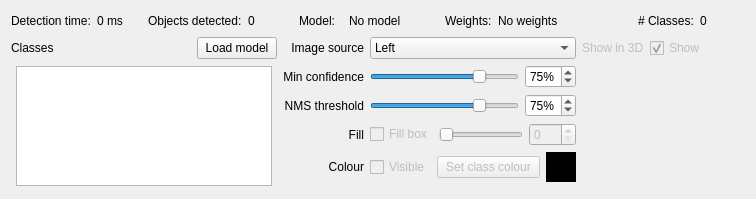
          <widget class="QWidget" name="detectionTab">
           <attribute name="title">
            <string>Detect Objects</string>
           </attribute>
           <layout class="QVBoxLayout" name="verticalLayout_7" stretch="0,1,0">
            <item>
             <layout class="QGridLayout" name="detectionGridLayout">
              <item row="0" column="0">
               <widget class="QLabel" name="lblDetectionTime">
                <property name="sizePolicy">
                 <sizepolicy hsizetype="Preferred" vsizetype="Fixed">
                  <horstretch>0</horstretch>
                  <verstretch>0</verstretch>
                 </sizepolicy>
                </property>
                <property name="minimumSize">
                 <size>
                  <width>0</width>
                  <height>20</height>
                 </size>
                </property>
                <property name="maximumSize">
                 <size>
                  <width>16777215</width>
                  <height>20</height>
                 </size>
                </property>
                <property name="text">
                 <string>Detection time:</string>
                </property>
               </widget>
              </item>
              <item row="0" column="8" colspan="3">
               <widget class="QLabel" name="activeWeightsLoadedLabel">
                <property name="text">
                 <string>No weights</string>
                </property>
               </widget>
              </item>
              <item row="0" column="12">
               <widget class="QLabel" name="numberClassesLabel">
                <property name="text">
                 <string>0</string>
                </property>
               </widget>
              </item>
              <item row="0" column="1">
               <widget class="QLabel" name="latencyLabel">
                <property name="text">
                 <string>0 ms</string>
                </property>
               </widget>
              </item>
              <item row="0" column="11">
               <widget class="QLabel" name="lblNumClasses">
                <property name="text">
                 <string># Classes:</string>
                </property>
               </widget>
              </item>
              <item row="0" column="3">
               <widget class="QLabel" name="numberObjectsLabel">
                <property name="text">
                 <string>0</string>
                </property>
               </widget>
              </item>
              <item row="0" column="7">
               <widget class="QLabel" name="lblWeights">
                <property name="text">
                 <string>Weights:</string>
                </property>
               </widget>
              </item>
              <item row="0" column="4">
               <widget class="QLabel" name="lblModel">
                <property name="text">
                 <string>Model:</string>
                </property>
               </widget>
              </item>
              <item row="0" column="5" colspan="2">
               <widget class="QLabel" name="activeModelLabel">
                <property name="text">
                 <string>No model</string>
                </property>
               </widget>
              </item>
              <item row="0" column="2">
               <widget class="QLabel" name="lblObjectsDetected">
                <property name="text">
                 <string>Objects detected:</string>
                </property>
               </widget>
              </item>
             </layout>
            </item>
            <item>
             <layout class="QGridLayout" name="gridLayoutDetection"/>
            </item>
            <item>
             <layout class="QGridLayout" name="gridLayout_10" columnstretch="0,0,0,0,0,0,1">
              <property name="topMargin">
               <number>0</number>
              </property>
              <item row="2" column="1">
               <widget class="QLabel" name="lblNMSThresh">
                <property name="text">
                 <string>NMS threshold</string>
                </property>
                <property name="alignment">
                 <set>Qt::AlignRight|Qt::AlignTrailing|Qt::AlignVCenter</set>
                </property>
               </widget>
              </item>
              <item row="0" column="3">
               <widget class="QComboBox" name="imageSourceComboBox">
                <item>
                 <property name="text">
                  <string>Left</string>
                 </property>
                </item>
                <item>
                 <property name="text">
                  <string>Right</string>
                 </property>
                </item>
               </widget>
              </item>
              <item row="1" column="1">
               <widget class="QLabel" name="lblMinConf">
                <property name="text">
                 <string>Min confidence</string>
                </property>
                <property name="alignment">
                 <set>Qt::AlignRight|Qt::AlignTrailing|Qt::AlignVCenter</set>
                </property>
               </widget>
              </item>
              <item row="3" column="1">
               <widget class="QLabel" name="lblFill">
                <property name="text">
                 <string>Fill</string>
                </property>
                <property name="alignment">
                 <set>Qt::AlignRight|Qt::AlignTrailing|Qt::AlignVCenter</set>
                </property>
               </widget>
              </item>
              <item row="3" column="3">
               <layout class="QHBoxLayout" name="horizontalLayout_11">
                <item>
                 <widget class="QCheckBox" name="setClassFilledButton">
                  <property name="enabled">
                   <bool>false</bool>
                  </property>
                  <property name="text">
                   <string>Fill box</string>
                  </property>
                 </widget>
                </item>
                <item>
                 <widget class="QSlider" name="bboxAlphaSlider">
                  <property name="enabled">
                   <bool>false</bool>
                  </property>
                  <property name="maximum">
                   <number>255</number>
                  </property>
                  <property name="orientation">
                   <enum>Qt::Horizontal</enum>
                  </property>
                 </widget>
                </item>
                <item>
                 <widget class="QSpinBox" name="bboxAlphaSpinbox">
                  <property name="enabled">
                   <bool>false</bool>
                  </property>
                  <property name="maximum">
                   <number>255</number>
                  </property>
                 </widget>
                </item>
               </layout>
              </item>
              <item row="0" column="5">
               <widget class="QCheckBox" name="checkBoxShowIn3D">
                <property name="enabled">
                 <bool>false</bool>
                </property>
                <property name="text">
                 <string>Show</string>
                </property>
                <property name="checked">
                 <bool>true</bool>
                </property>
               </widget>
              </item>
              <item row="0" column="0">
               <layout class="QHBoxLayout" name="horizontalLayout_7" stretch="1,0">
                <item>
                 <widget class="QLabel" name="lblClasses">
                  <property name="text">
                   <string>Classes</string>
                  </property>
                 </widget>
                </item>
                <item>
                 <widget class="QPushButton" name="detectionSetupButton">
                  <property name="text">
                   <string>Load model</string>
                  </property>
                 </widget>
                </item>
               </layout>
              </item>
              <item row="0" column="1">
               <widget class="QLabel" name="lblImageSource">
                <property name="text">
                 <string>Image source</string>
                </property>
                <property name="alignment">
                 <set>Qt::AlignRight|Qt::AlignTrailing|Qt::AlignVCenter</set>
                </property>
               </widget>
              </item>
              <item row="2" column="3">
               <layout class="QHBoxLayout" name="horizontalLayout_5">
                <item>
                 <widget class="QSlider" name="nmsThresholdSlider">
                  <property name="value">
                   <number>75</number>
                  </property>
                  <property name="orientation">
                   <enum>Qt::Horizontal</enum>
                  </property>
                 </widget>
                </item>
                <item>
                 <widget class="QSpinBox" name="nmsThresholdSpinbox">
                  <property name="suffix">
                   <string>%</string>
                  </property>
                  <property name="value">
                   <number>75</number>
                  </property>
                 </widget>
                </item>
               </layout>
              </item>
              <item row="4" column="3">
               <layout class="QHBoxLayout" name="horizontalLayout_2">
                <item>
                 <widget class="QCheckBox" name="setClassVisibleButton">
                  <property name="enabled">
                   <bool>false</bool>
                  </property>
                  <property name="text">
                   <string>Visible</string>
                  </property>
                 </widget>
                </item>
                <item>
                 <widget class="QPushButton" name="setClassColourButton">
                  <property name="enabled">
                   <bool>false</bool>
                  </property>
                  <property name="sizePolicy">
                   <sizepolicy hsizetype="Expanding" vsizetype="Fixed">
                    <horstretch>0</horstretch>
                    <verstretch>0</verstretch>
                   </sizepolicy>
                  </property>
                  <property name="text">
                   <string>Set class colour</string>
                  </property>
                 </widget>
                </item>
                <item>
                 <widget class="QLabel" name="classColourLabel">
                  <property name="minimumSize">
                   <size>
                    <width>30</width>
                    <height>30</height>
                   </size>
                  </property>
                  <property name="maximumSize">
                   <size>
                    <width>30</width>
                    <height>30</height>
                   </size>
                  </property>
                  <property name="styleSheet">
                   <string notr="true">background:black</string>
                  </property>
                  <property name="text">
                   <string/>
                  </property>
                 </widget>
                </item>
               </layout>
              </item>
              <item row="4" column="1">
               <widget class="QLabel" name="lblColour">
                <property name="text">
                 <string>Colour</string>
                </property>
                <property name="alignment">
                 <set>Qt::AlignRight|Qt::AlignTrailing|Qt::AlignVCenter</set>
                </property>
               </widget>
              </item>
              <item row="1" column="0" rowspan="5">
               <widget class="QWidget" name="detectionClasses" native="true">
                <layout class="QGridLayout" name="gridLayout_8">
                 <property name="leftMargin">
                  <number>5</number>
                 </property>
                 <property name="topMargin">
                  <number>0</number>
                 </property>
                 <property name="rightMargin">
                  <number>5</number>
                 </property>
                 <property name="bottomMargin">
                  <number>0</number>
                 </property>
                 <item row="0" column="0">
                  <layout class="QGridLayout" name="gridLayout_5">
                   <item row="0" column="0">
                    <widget class="QListWidget" name="classListWidget">
                     <property name="sizePolicy">
                      <sizepolicy hsizetype="Expanding" vsizetype="MinimumExpanding">
                       <horstretch>0</horstretch>
                       <verstretch>0</verstretch>
                      </sizepolicy>
                     </property>
                     <property name="maximumSize">
                      <size>
                       <width>16777215</width>
                       <height>120</height>
                      </size>
                     </property>
                     <property name="resizeMode">
                      <enum>QListView::Fixed</enum>
                     </property>
                    </widget>
                   </item>
                  </layout>
                 </item>
                </layout>
               </widget>
              </item>
              <item row="1" column="3">
               <layout class="QHBoxLayout" name="horizontalLayout_3">
                <item>
                 <widget class="QSlider" name="detectionThresholdSlider">
                  <property name="value">
                   <number>75</number>
                  </property>
                  <property name="orientation">
                   <enum>Qt::Horizontal</enum>
                  </property>
                 </widget>
                </item>
                <item>
                 <widget class="QSpinBox" name="detectionThresholdSpinbox">
                  <property name="suffix">
                   <string>%</string>
                  </property>
                  <property name="value">
                   <number>75</number>
                  </property>
                 </widget>
                </item>
               </layout>
              </item>
              <item row="0" column="4">
               <widget class="QLabel" name="label_3">
                <property name="enabled">
                 <bool>false</bool>
                </property>
                <property name="text">
                 <string>Show in 3D</string>
                </property>
               </widget>
              </item>
              <item row="0" column="6">
               <spacer name="horizontalSpacer_12">
                <property name="orientation">
                 <enum>Qt::Horizontal</enum>
                </property>
                <property name="sizeHint" stdset="0">
                 <size>
                  <width>40</width>
                  <height>20</height>
                 </size>
                </property>
               </spacer>
              </item>
             </layout>
            </item>
           </layout>
          </widget>
